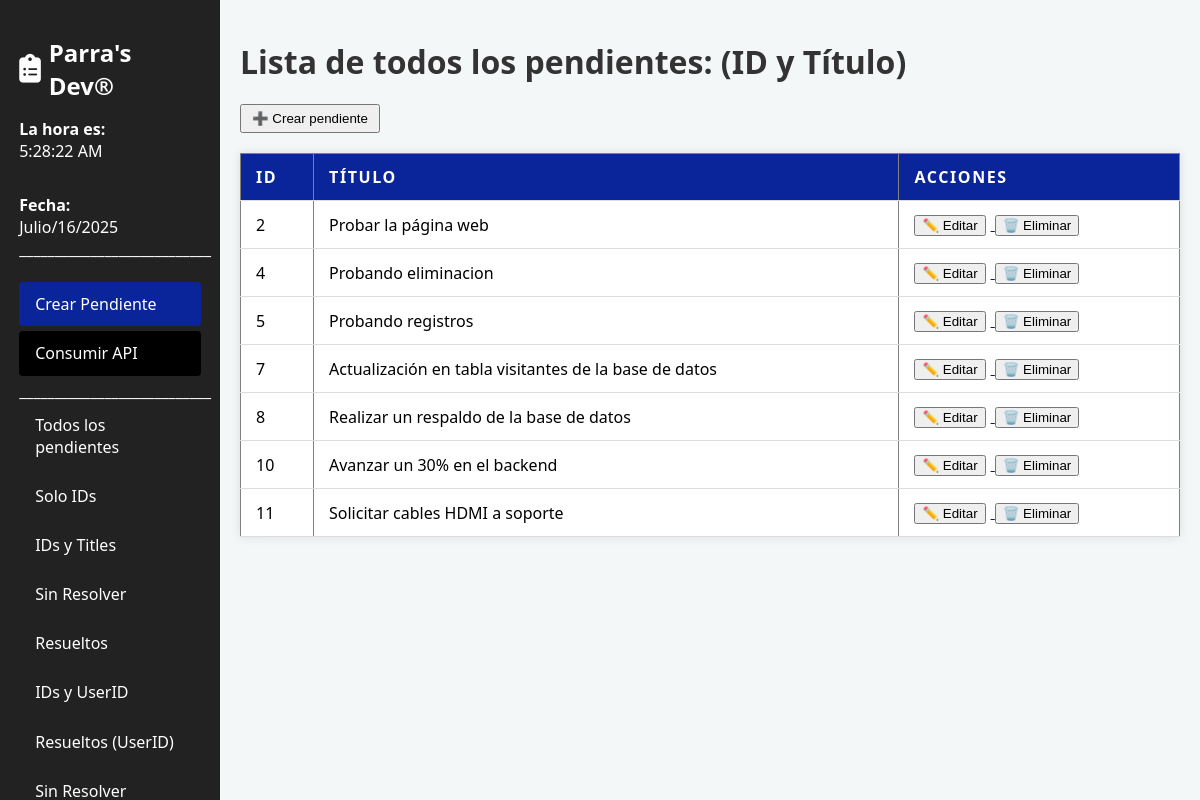
The page /resueltos/ on the database its author committed.
### pendientes/models.py (models this page shows, shortened)
class Pendiente(models.Model):
    userId = models.IntegerField()
    title = models.CharField(max_length=200)
    completed = models.BooleanField(default=False)

### pendientes/views.py (the view)
# urls.py: path('resueltos/', views.lista_resueltos, name='resueltos'),
def lista_resueltos(request):
    pendientes = Pendiente.objects.filter(completed=True).values('id', 'title')
    return render(request, 'pendientes/resueltos.html', {'pendientes': pendientes})

### pendientes/templates/pendientes/resueltos.html
{% extends 'pendientes/base.html' %}
{% block content %}
<h1>Lista de todos los pendientes: (ID y Título)</h1>
<div style="margin-bottom: 15px;">
    <a href="{% url 'crear_pendiente' %}">
        <button style="padding: 5px 10px;">➕ Crear pendiente</button>
    </a>
</div>
<table border="1" cellspacing="0" cellpadding="5">
    <thead>
        <tr>
            <th>ID</th>
            <th>Título</th>
            <th>Acciones</th>
        </tr>
    </thead>
    <tbody>
        {% for pendiente in pendientes %}
        <tr>
            <td>{{ pendiente.id }}</td>
            <td>{{ pendiente.title }}</td>
            <td>
                <a href="{% url 'editar_pendiente' pendiente.id %}">
                    <button style="margin-right: 5px;">✏️ Editar</button>
                </a>
                <a href="{% url 'eliminar_pendiente' pendiente.id %}">
                    <button style="margin-right: 5px;">🗑️ Eliminar</button>
                </a>
            </td>
        </tr>
        {% empty %}
        <tr><td colspan="3">No hay pendientes resueltos.</td></tr>
        {% endfor %}
    </tbody>
</table>
{% endblock %}

### pendientes/static/pendientes/css/sidebar.css (style rules this page uses)
body { margin: 0; font-family: Arial, sans-serif; display: flex; }

### pendientes/static/pendientes/css/styles.css (style rules this page uses)
body { font-family: 'Segoe UI', Tahoma, Geneva, Verdana, sans-serif; background-color: #f4f7f8; margin: 0; padding: 0; }
table { width: 100%; border-collapse: collapse; margin-top: 20px; background-color: white; box-shadow: 0 0 10px rgba(0,0,0,0.1); }
th, td { padding: 12px 15px; text-align: left; border-bottom: 1px solid #ddd; }
th { background-color: #0a2499; color: white; text-transform: uppercase; letter-spacing: 0.1em; }
h1 { color: #333; margin-top: 20px; }

### rows shown on the page
Pendiente: id "2", title "Probar la página web"
Pendiente: id "4", title "Probando eliminacion"
Pendiente: id "5", title "Probando registros"
Pendiente: id "7", title "Actualización en tabla visitantes de la base de datos"
Pendiente: id "8", title "Realizar un respaldo de la base de datos"
Pendiente: id "10", title "Avanzar un 30% en el backend"
Pendiente: id "11", title "Solicitar cables HDMI a soporte"
